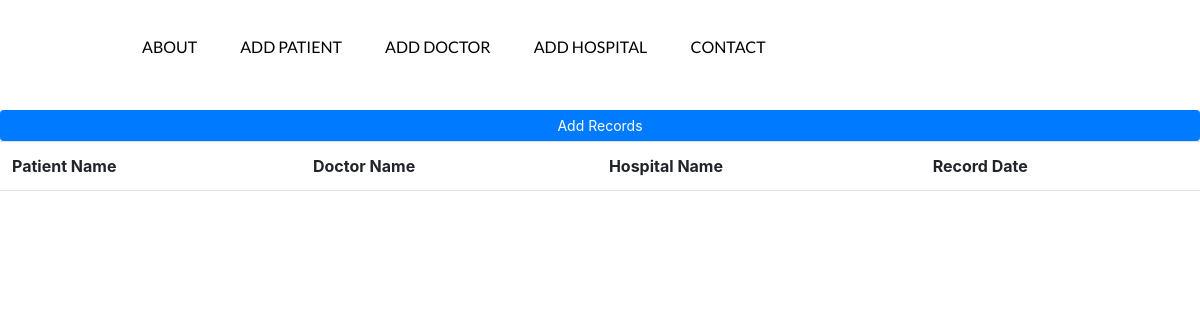
Before: /MedicalApp/recordModule/ with the older database file.
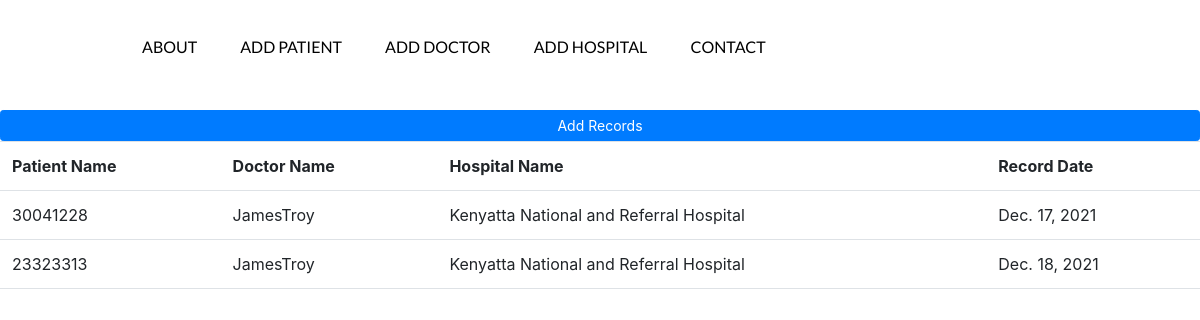
After: the same page with the newer database file.
### MedicalApp/models.py (models this page shows, shortened)
class Record(models.Model):
    Patient_ID = models.ForeignKey(Patient, on_delete=models.CASCADE)
    Doctor_ID = models.ForeignKey(Doctor, on_delete=models.RESTRICT)
    Hospital_ID = models.ForeignKey(Hospital, on_delete=models.RESTRICT)
    New_Diagnosis = models.TextField()
    Record_Date = models.DateField(default=timezone.now)

class Hospital(models.Model):
    Hospital_Name = models.CharField(max_length=100, blank=False)
    Registration_Date = models.DateTimeField(default=timezone.now)
    Admin_ID = models.ForeignKey(Administrator, on_delete=models.RESTRICT)
    def __str__(self):
        return self.Hospital_Name

### Users/models.py (models this page shows)
class Patient(models.Model):
    user = models.OneToOneField(CustomUser, on_delete=models.CASCADE, primary_key=True)
    A_positive = 'A+'
    A_negative = 'A-'
    B_positive = 'B+'
    B_negative = 'B-'
    O_positive = 'O+'
    O_negative = 'O-'
    AB_positive = 'AB+'
    AB_negative = 'AB-'
    BLOOD_GROUP_CHOICES = [(A_positive, 'A+'), (A_negative, 'A-'), (B_positive, 'B+'),
                           (B_negative, 'B-'), (O_positive, 'O+'), (O_negative, 'O-'), (AB_positive, 'AB+'),
                           (AB_negative, 'AB-'),
                           ]
    Blood_Group = models.CharField(max_length=4, choices=BLOOD_GROUP_CHOICES, null=True, blank=True,
                                   default=AB_positive)
    Allergies = models.TextField(null=True, blank=True)
    Next_Of_Kin = models.TextField(null=True, blank=True)
    class Meta:
        verbose_name = 'Patient Module'
    def __str__(self):
        return str(self.user)

class CustomUser(AbstractUser):
    first_name = models.CharField(max_length=150)
    last_name = models.CharField(max_length=150)
    email = models.EmailField(null=False)
    Phone_Number = models.CharField(max_length=14, null=True)
    Physical_Address = models.TextField(null=True)
    Date_Of_Birth = models.DateField(auto_now=False, null=True)
    Age = models.CharField(max_length=3, null=True)
    Male = 'M'
    Female = 'F'
    SEX_CHOICES = [(Male, 'M'), (Female, 'F')]
    Sex = models.CharField(max_length=30, choices=SEX_CHOICES, null=True)
    is_patient = models.BooleanField('is_patient', default=False)
    is_doctor = models.BooleanField('is_doctor', default=False)
    is_administrator = models.BooleanField('is_administrator', default=False)
    is_hospital = models.BooleanField('is_hospital', default=False)
    def __str__(self):
        return self.username

class Doctor(models.Model):
    user = models.OneToOneField(CustomUser, on_delete=models.CASCADE, primary_key=True)
    Card = 'Cardiologist'
    Dent = 'Dentist'
    Derm = 'Dermatology'
    Neuro = 'Neurologist'
    Path = 'Pathology'
    Ped = 'Pediatrician'
    Phy = 'Physician'
    Ob_GYN = 'Obstetrician and Gynecologist'
    Onc = 'Oncologist'
    SPECIALTY = [(Card, 'Cardiologist'), (Dent, 'Dentist'), (Derm, 'Dermatology'),
                           (Neuro, 'Neurologist'), (Path, 'Pathology'), (Ped, 'Pediatrician'), (Phy, 'Physician'),
                           (Ob_GYN, 'Obstetrician and Gynecologist'), (Onc, 'Oncologist'), ]
    specialty = models.CharField(max_length=50, choices=SPECIALTY, null=True, blank=True, default=Phy)
    class Meta:
        verbose_name = 'Doctor Module'
    def __str__(self):
        return str(self.user)

### MedicalApp/views.py (the view)
# urls.py: path('recordModule/', views.records, name='RecordsModule'),
def records(request):
    records = Record.objects.all()
    return render(request, 'MedicalApp/RecordModule.html', {'records': records})

### MedicalApp/Templates/MedicalApp/RecordModule.html
{% extends "MedicalApp/base.html" %}
{% block content %}
    <a class="btn btn-primary btn-sm btn-block" href="{% url 'AddRecordModule' %}">Add Records</a>
    <table class="table">
        <tr>
            <th>Patient Name</th>
            <th>Doctor Name</th>
            <th>Hospital Name</th>
            <th>Record Date</th>
        </tr>
        {% for record in records %}
            <tr>
                <td>{{ record.Patient_ID }}</td>
                <td>{{ record.Doctor_ID }}</td>
                <td>{{ record.Hospital_ID }}</td>
                <td>{{ record.Record_Date }}</td>
            </tr>
        {% endfor %}
    </table>
{% endblock content %}

### MedicalApp/Templates/MedicalApp/base.html (shortened to what this page needs)
{% load crispy_forms_tags %}
{% load static %}
<!DOCTYPE html>
<html lang="en">
<head>
    <link href="https://cdn.jsdelivr.net/npm/bootstrap@5.0.2/dist/css/bootstrap.min.css" rel="stylesheet">
<link rel="stylesheet" href="https://stackpath.bootstrapcdn.com/bootstrap/4.2.1/css/bootstrap.min.css">
    <link href="https://stackpath.bootstrapcdn.com/font-awesome/4.7.0/css/font-awesome.min.css" rel="stylesheet">
    <link rel="stylesheet" href="https://cdnjs.cloudflare.com/ajax/libs/tempusdominus-bootstrap-4/5.1.2/css/tempusdominus-bootstrap-4.min.css" />
    <link rel="stylesheet" type="text/css" href="{% static 'Users/style.css' %}">
</head>
<body>
    <div class="ban">
        <div class="navbar">
            <ul>
                <li><a href="#">About</a></li>
                {% if user.is_authenticated %}
                    <li><a href="{% url 'logout' %}">Logout</a></li>
                    <li><a href="{% url 'profile' %}">Hello {{ user.username }},</a></li>
                {% else %}
                    <li><a href="{% url 'User-PatientRegistration' %}">Add Patient</a></li>
                    <li><a href="{% url 'User-DoctorRegistration' %}">Add Doctor</a></li>
                    <li><a href="{% url 'User-HospitalRegistration' %}">Add Hospital</a></li>
                {% endif %}
                <li><a href="#">Contact</a></li>
            </ul>
        </div>
            {% block content %}{% endblock content %}
    </div>
</body>
</html>

### Users/static/Users/style.css (style rules this page uses)
* { margin: 0; padding: 0; }
.navbar { width: 85%; margin: auto; padding: 35px 0; display: flex; align-items: center; justify-content: space-between; font-family: 'Lato', sans-serif; }
.navbar ul li { list-style: none; display: inline-block; margin: 0 20px; position: relative; }
.navbar ul li a { text-decoration: none; color: #000000; text-transform: uppercase; }
.navbar ul li::after { content: ''; height: 3px; width: 0%; background: #009688; position: absolute; left:0; bottom: -10px; transition: 0.5s; }

Changed rows visible on the page:
added Record: Patient_ID "30041228", Doctor_ID "JamesTroy", Hospital_ID "Kenyatta National and Referral Hospital", Record_Date "Dec. 17, 2021"
added Record: Patient_ID "23323313", Doctor_ID "JamesTroy", Hospital_ID "Kenyatta National and Referral Hospital", Record_Date "Dec. 18, 2021"
